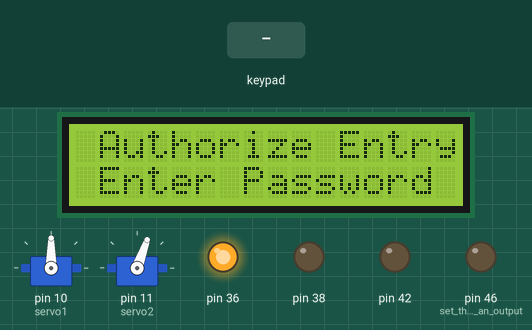
This sketch was run on a simulated Arduino Mega 2560, built with avr-gcc and run on an emulated ATmega2560. Shown: 2 × servo, 16×2 character LCD, output pins drawn as LEDs (lit = HIGH). The test bench sets the inputs (shaded band).

Above: at 1.2 s.
1.3 s: keypad keys 2 0 1 7 pressed 0.4 s apart
At 4.6 s:
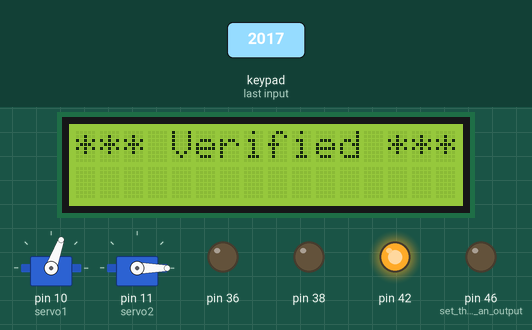
At 13.6 s:
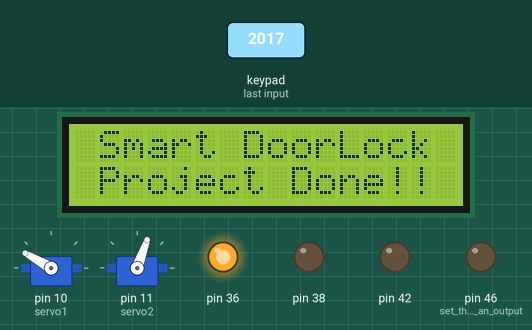
Timing chart, 0 to 15.1 s (numbered marks = the images above; inputs shaded):
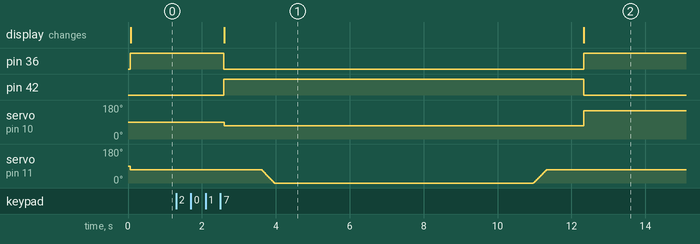

Measured:
- after the input at 1.3 s, pin 36: HIGH → LOW after 1.3 s, → HIGH 9.7 s later; pin 42: LOW → HIGH after 1.3 s, → LOW 9.7 s later; servo on pin 10 (servo1): 90° → 70° after 1.3 s, → 150° 9.7 s later; the display: changes after 1.3 s (image 1)

The sketch:

Smart_DoorLock.ino
```cpp
#include <LiquidCrystal.h>                        // LCD library
#include <Keypad.h>                               //Keypad library
#include <Servo.h>                                //Servo library


Servo servo1;                                     //Define SERVO 1
Servo servo2;                                     // Define SERVO 2
char data;                                   // Define a char variable

char* password ="2017";                           // Set Password
int pos = 0;                                     //keypad position

const byte rows = 4;                             //number of the keypad's rows and columns
const byte cols = 4;

char keyMap [rows] [cols] = {                    //define the Symbols on the buttons of the keypad

  {'1', '2', '3', 'A'},
  {'4', '5', '6', 'B'},
  {'7', '8', '9', 'C'},
  {'*', '0', '#', 'D'}

};

byte rowPins [rows] = {2, 3, 4, 5};               //Pins of the keypad connected to Arduino
byte colPins [cols] = {6, 7, 8, 9};

Keypad myKeypad = Keypad( makeKeymap(keyMap), rowPins, colPins, rows, cols);

LiquidCrystal lcd (A0, A1, A2, A3, A4, A5);       // pins of the LCD. (RS, E, D4, D5, D6, D7)

void setup(){

  Serial.begin(9600);                                //Open serial Begin port for communication

  servo1.attach(10);                                // Servo 1 attach at Pin 10
  servo2.attach(11);                                // Servo 2 attach at Pin 11

  lcd.begin(16, 2);

  pinMode(36, OUTPUT);
  pinMode(38, OUTPUT);
  pinMode(42, OUTPUT);
  pinMode(46, OUTPUT);                        //set the LED as an output

  setLocked (true);                           //state of the LOCK


}


void loop(){

  //Loop Start for Keypad


  char whichKey = myKeypad.getKey();                //define which key is pressed with getKey

  lcd.setCursor(0, 0);
  lcd.print(" Authorize Entry");                   //First LCD Print Message
  lcd.setCursor(0, 1);
  lcd.print(" Enter Password");

  if(whichKey == '*' || whichKey == '#' || whichKey == 'A' ||       //define invalid keys
  whichKey == 'B' || whichKey == 'C' || whichKey == 'D'){

    pos=0;                                         //Keypad Back to the Initial state
    setLocked (true);                              //state of the password
    lcd.clear();
    lcd.setCursor(0, 0);
    lcd.print("  Invalid Key!");                   //If Password Wrong
    delay(1000);
    lcd.clear();
  }
  if(whichKey == password [pos]){

    pos ++;

  }
  if(pos == 4){

    setLocked (false);

    lcd.clear();
    lcd.setCursor(0, 0);
    lcd.print(" Smart DoorLock");
    lcd.setCursor(0, 1);
    lcd.print(" Project Done!!");
    delay(7000);
    lcd.clear();

  }
  delay(100);

   //Loop end for Keypad

   //Loop Start for Bluetooth Connection

  if(Serial.available() > 0)
  {
    data = Serial.read();
    Serial.print(data);                                //Prints received data to the serial monitor
    Serial.print("\n");
    if(data == '1')
    {

       for(int a = 70; a <= 150; a++)                  // Rotates the SERVO 1 to the LOCKED position
          {
            servo1.write(a);

          }
          digitalWrite(36, HIGH);                      // turn the RED LED ON
          digitalWrite(38, LOW);
          digitalWrite(42, LOW);
          digitalWrite(46, LOW);
    }

    else if(data == '0'){


      for(int a = 150; a >= 70; a--)                  // Rotates the SERVO 1 to the UNLOCKED position
          {
            servo1.write(a);

    }

           digitalWrite(36, LOW);   // turn the Green LED ON
           digitalWrite(38, LOW);
           digitalWrite(42, HIGH);
           digitalWrite(46, LOW);
  }

    else if(data == '3'){


      for(int b = 70; b >= 0; b--)                // Rotates the SERVO 2 to the OPENED position
      {

        servo2.write(b);
        delay(5);
      }
    }

    else if(data == '4'){


      for(int b = 0; b <= 70; b++)              // Rotates the SERVO 2 to the CLOSED position
      {

        servo2.write(b);
        delay(5);

      }
    }

}                                               //Loop end for Bluetooth Connection


}


void setLocked(int locked){

  if(locked){                                 //If Password Wrong - Default State


     digitalWrite(36, HIGH);                  // turn the RED LED ON
     digitalWrite(38, LOW);
     digitalWrite(42, LOW);
     digitalWrite(46, LOW);

    for(int b = 70; b <= 70; b++)              // Rotates the SERVO 2 to the CLOSED position
      {

        servo2.write(b);
        delay(5);

      }
      delay(5);

    //for(int a = 70; a <= 150; a++)              // Rotates the SERVO 1 to the locked position
          {
            //servo1.write(a);

          }
    }


    else{
                                                //If Password Right - Unlocked State


    digitalWrite(36, LOW);   // turn the Green LED ON
    digitalWrite(38, LOW);
    digitalWrite(42, HIGH);
    digitalWrite(46, LOW);

    lcd.clear();
    lcd.setCursor(0, 0);
    lcd.print("*** Verified ***");
      for(int a = 150; a >= 70; a--)           // Rotates the SERVO 1 to the Unlocked position
          {
            servo1.write(a);

    }
    delay(1000);

    for(int b = 70; b >= 0; b--)                // Rotates the SERVO 2 to the OPENED position
      {

        servo2.write(b);
        delay(5);
      }
    delay(7000);

    for(int b = 0; b <= 70; b++)              // Rotates the SERVO 2 to the CLOSED position
      {

        servo2.write(b);
        delay(5);

      }

     delay(1000);

    for(int a = 70; a <= 150; a++)              // Rotates the SERVO 1 to the LOCKED position
          {
            servo1.write(a);

          }

     digitalWrite(36, HIGH);   // turn the RED LED ON
     digitalWrite(38, LOW);
     digitalWrite(42, LOW);
     digitalWrite(46, LOW);
    }
    pos=0;                                //Keypad Back to the Initial state
  }
```
